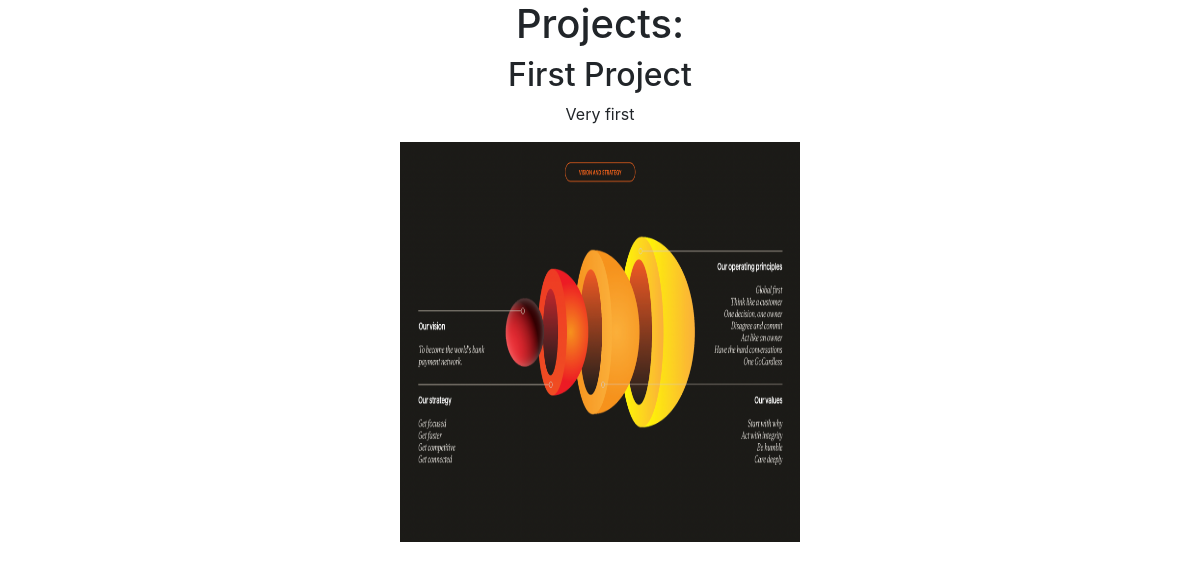
The app's page /, older data.
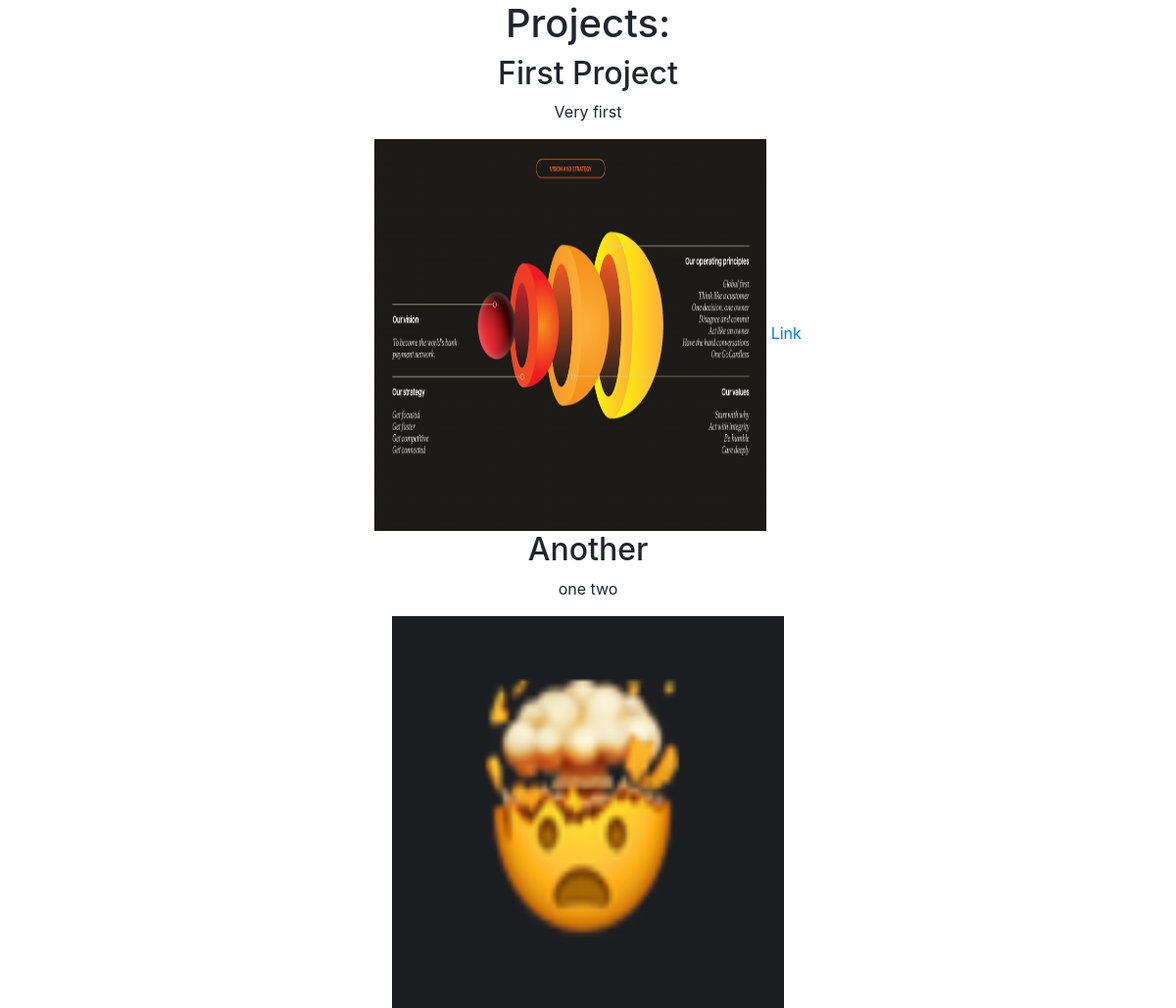
The same page, newer data.
### portfolio/models.py (models this page shows)
class Project(models.Model):
    title = models.CharField(max_length=100)
    description = models.CharField(max_length=250)
    image = models.ImageField(upload_to='portfolio/images/')
    url = models.URLField(blank=True)

### portfolio/views.py (the view)
# urls.py: 2. Add a URL to urlpatterns:  path('', views.home, name='home')
def home(request):
    projects = Project.objects.all()
    return render(request, 'portfolio/home.html', {'projects':projects})

### portfolio/templates/portfolio/home.html (shortened to what this page needs)
<link rel="stylesheet" href="https://cdn.jsdelivr.net/npm/bootstrap@4.4.1/dist/css/bootstrap.min.css"
>
<!DOCTYPE html>
<html lang="en">
<head>
</head>
<body>
    <div class="container text-center">
        <h1>Projects:</h1>
        {% for project in projects %}
            <h2>{{project.title}}</h2>
            <p>{{project.description}}</p>
            <img src="{{project.image.url}}" height=400 width=400 alt="">
            {% if project.url %}
                <a href="{{project.url}}">Link</a>
            {% endif %}
        {% endfor %}
    </div>
</body>
</html>

Row changes from the older to the newer data that the page shows:
changed Project "First Project": now shows "Link"
added Project: title "Another", description "one two", image (picture)
